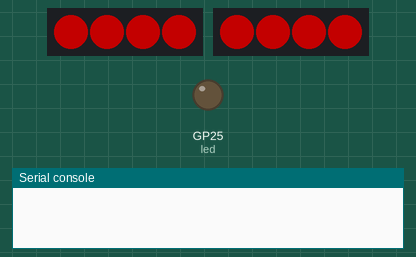
The program below on a simulated Raspberry Pi Pico running MicroPython. Shown: 2 × 4 RGB LEDs in strip order, left to right, output pins drawn as LEDs (lit = HIGH), the last lines printed to the serial console. Dim RGB values are drawn brighter than linear; WiFi joins after 1.5 s; values from a settings file that is not in the repository are placeholders; a WiFi scan finds one network, HomeNet; library files of the repository ran but are not shown: neopixel.py.

Above: at 1.1 s.
At 1.6 s:
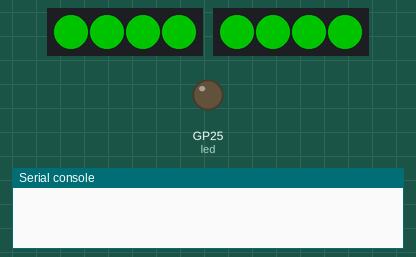
At 2.1 s:
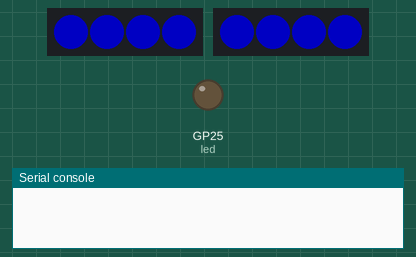
At 2.6 s:
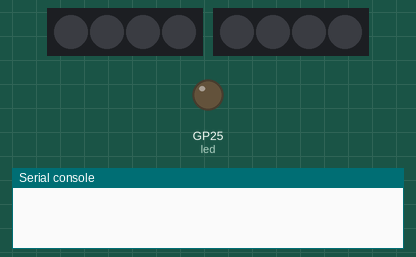
At 7.4 s:
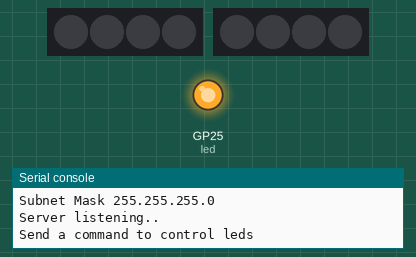
Timing chart, 0 to 8.9 s (numbered marks = the images above):
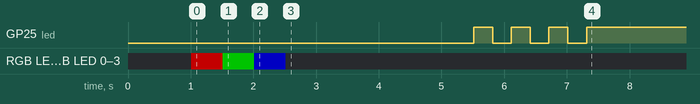

The program:

main.py
```python
from machine import Pin
import time
from secrets import secrets

from leds.pico_led import PicoLedStrip
from led_config import LedConfig
import network
import socket


"""
 *  LED STRIP INFO
 *
 *  BOTTOM SECTION
 *  - 23 LEDS on the kitchen short strip
 *  - 55 LEDS on the kitchen long strip
 *  - 88 TOTAL
 *
 *  TOP SECTION
 *  - 165
 *  - 80
 *  TOTAL = 245

"""

PORT = 2522

led_upper = LedConfig()
led_upper.name = "upper strip"
led_upper.strip_id = 0x01
led_upper.num_leds = 4
led_upper.state_machine = 0
led_upper.pin = 28

led_lower = LedConfig()
led_upper.name = "lower strip"
led_lower.strip_id = 0x02
led_lower.num_leds = 4
led_lower.state_machine = 1
led_lower.pin = 27

def create_led_strip(config: LedConfig):
    return PicoLedStrip(config.pin, config.num_leds, state_machine=config.state_machine)

upper_strip = create_led_strip(led_upper)
lower_strip = create_led_strip(led_lower)


ALL_STRIP_ID = 0x00
UPPER_STRIP_ID = 0x01
LOWER_STRIP_ID = 0x02

led = Pin('LED', Pin.OUT)
led.off()


def led_strips_off():
    upper_strip.brightness(90)
    lower_strip.brightness(90)
    upper_strip.off()
    lower_strip.off()
    time.sleep(1)

def led_start_up_sequence():
    upper_strip.write_all(255, 0, 0)
    lower_strip.write_all(255, 0, 0)
    time.sleep(0.5)
    upper_strip.write_all(0, 255, 0)
    lower_strip.write_all(0, 255, 0)
    time.sleep(0.5)
    upper_strip.write_all(0, 0, 255)
    lower_strip.write_all(0, 0, 255)
    time.sleep(0.5)


led_strips_off()
led_start_up_sequence()
led_strips_off()

wlan = network.WLAN(network.STA_IF)
wlan.active(True)

accesspoints = wlan.scan()

for ap in accesspoints:
    print("Found: " + ap[0].decode('ASCII'))

SSID = secrets['ssid']
PWD = secrets['password']

wlan.connect(SSID, PWD)

signal_strength = None

# static IP address ref: https://diyprojectslab.com/raspberry-pi-pico-w-with-a-static-ip-address/
wlan.ifconfig((secrets['static_ip'], '255.255.255.0', secrets['gateway'], '8.8.8.8'))


wait = 10
while wait > 0:
    if wlan.status() < 0 or wlan.status() >= 3:
        break
    wait -=1
    print('waiting for connection')
    led.on()
    time.sleep(0.3)
    led.off()
    time.sleep(0.3)

if wlan.status() != 3:
    raise RuntimeError('WiFi connection failed')
    led.off()
else:
    print('connected')
    ip = wlan.ifconfig()[0]
    print('IP: ', ip)
    print('Subnet Mask', wlan.ifconfig()[1])
    led.on()


ip = None

def get_ip():
    if wlan is not None:
        wlan.ifconfig()[0]

# Function to load in html page
def get_html(html_name):
    with open(html_name, 'r') as file:
        html = file.read()

    return html

s = socket.socket(socket.AF_INET, socket.SOCK_DGRAM)

s.bind(("", PORT))


class DataPacket:

    """
    payload:
        packet:
            8 bits red
            8 bits green
            8 bits blue
            4 bits command id
                0x0 WRITE Command
                0x1 READ Command
                0x2 ID Command - TBD
            4 bits strip id
                0x0 strip id 0
                0x1 strip id 1 (upper)
                0xF strip id 2 (lower)
    """

    def __init__(self, raw_input):
        self.raw_input = raw_input
        self._r = self.raw_input[0] & 0xFF
        self._g = self.raw_input[1] & 0xFF
        self._b = self.raw_input[2] & 0xFF
        self._command = (self.raw_input[3] >> 4) & 0xF
        self._led_strip_id = self.raw_input[3] & 0xF

    def strip_id(self):
        return self._led_strip_id

    def red(self):
        return self._r

    def green(self):
        return self._g

    def blue(self):
        return self._b

    def command(self):
        return self._command

    def color(self):
        return (self._r, self._g, self._b)

    def invert_color(self):
        return (255 - self._r, 255 - self._g, 255 - self._b)


MSG_TO_SEND = 'ACK'

def send(socket, udp_ip, udp_port, msg_to_send=MSG_TO_SEND):
    socket.sendto(msg_to_send, (udp_ip, udp_port))

def write_to_strip(strip: PicoLedStrip, color: tuple):
    strip.write_all(color[0], color[1], color[2])


state_manager = {}
state_manager[LOWER_STRIP_ID] = (0, 0, 0)
state_manager[UPPER_STRIP_ID] = (0, 0, 0)

def write_command(packet: DataPacket, strip: PicoLedStrip):
    color = packet.color()

    if packet.strip_id() == LOWER_STRIP_ID:
        state_manager[LOWER_STRIP_ID] = color
        write_to_strip(lower_strip, color)
        print(state_manager[LOWER_STRIP_ID])
    elif packet.strip_id() == UPPER_STRIP_ID:
        write_to_strip(upper_strip, color)
        state_manager[UPPER_STRIP_ID] = color
        print(state_manager[UPPER_STRIP_ID])
    elif packet.strip_id() == ALL_STRIP_ID:
        write_to_strip(lower_strip, color)
        write_to_strip(upper_strip, color)
    else:
        # unrecognized ID, log error
        print("Did not recognize valid strip id")

def read_command(packet: DataPacket):
    if packet.strip_id() not in state_manager.keys():
        print("Couldn't recognize valid strip id")
        return

    return state_manager[packet.strip_id()]

WRITE_COMMAND = 0
READ_COMMAND = 1

while True:
    print('Server listening..')
    print("Send a command to control leds")

    data, addr = s.recvfrom(4096)

    if data is not None:

        if len(data) != 4:
            print(f"Couldn't recognise data packet: {data}, expected 4 bytes")
            break

        ip_address = addr[0]
        port = addr[1]

        packet = DataPacket(data)

        print(f'red: {packet.red()} green: {packet.green()} blue: {packet.blue()} command: {packet.command()} strip id: {packet.strip_id()}')
        print(f'received: {data} from {addr[0]}:{addr[1]}')

        # handle write command
        if packet.command() == WRITE_COMMAND:
            write_command(packet, packet.strip_id())
            print("WRITE COMMAND")
            send(s, ip_address, port)
        # handle read command
        elif packet.command() == READ_COMMAND:
            state = read_command(packet)
            print(f"READ COMMAND {state}")
            send(s, ip_address, port, msg_to_send=bytearray(state))
        else:
            print("Unrecognized command")


    time.sleep(0.001)
```

pico_led.py
```python
# if we are running a virtual rpi led test then we don't need to import the platform specific dependencies
try:
    from leds.neopixel import Neopixel
except ImportError:
    raise ValueError("Cannot find neopixel library")


class PicoLedStrip():

    def __init__(self, pin: int, num_leds: int, state_machine=0):
        self.pixels = Neopixel(num_leds, state_machine, pin, "GRB")

    def on(self):
        self.write_all(255, 255, 255)

    def off(self):
        self.write_all(0, 0, 0)

    def write_all(self, red: int, green: int, blue: int):
        self._write_to_strip(red, green, blue)

    def brightness(self, value: int):
        self.pixels.brightness(value)

    def _write_to_strip(self, red: int, green: int, blue: int):
        # low level library interaction with device
        self.pixels.fill((red, green, blue))
        self.pixels.show()
```

led_config.py
```python
class LedConfig(object):
    name: str
    num_leds: int
    state_machine: int
    strip_id: int
    pin: int

    def __init__(self):
        pass
```
